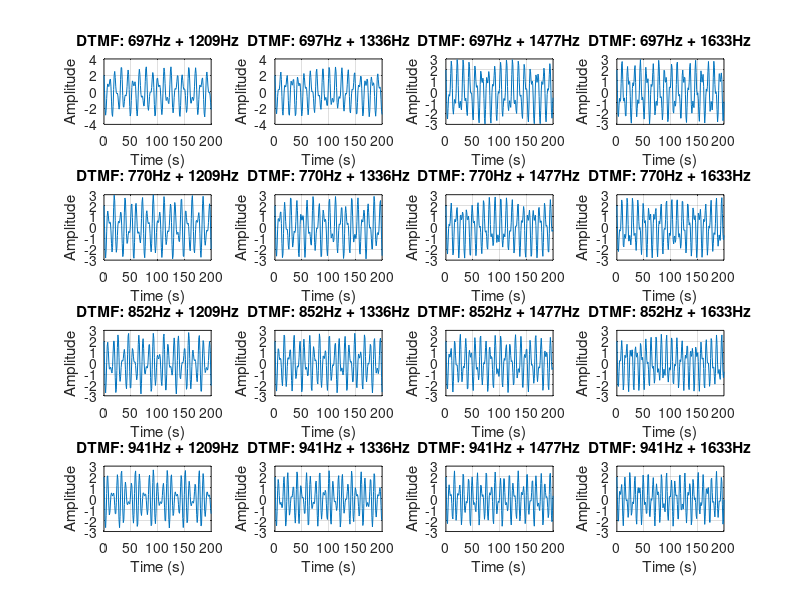
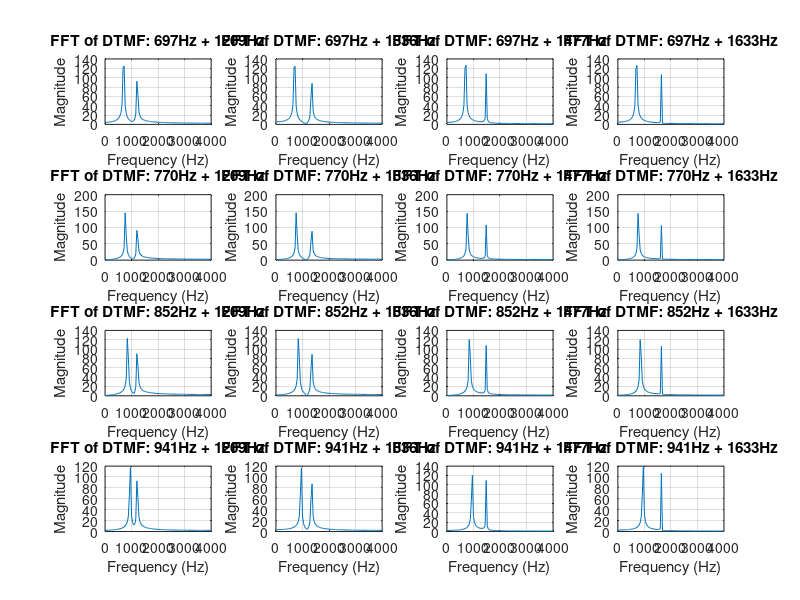

The MATLAB script that drew these images, in order:
%**********************************************************************
%  Project: DTMF
%  File: DTMF_gen_DO.m
%  Description: generate DTMF using Digtal Oscillator Method
%  Author: Ruiqi Tang
%  Timestamp:
%----------------------------------------------------------------------
% Code Revision History:
% Ver:     | Author    | Mod. Date     | Changes Made:
% v1.0.0   | R.T.      | 2024/04/16    | Initial version
%**********************************************************************
clear; clc; close all;


% frequency of the DTMF
row = [697, 770, 852, 941];
col = [1209, 1336, 1477, 1633];

% generate DTMF
fs = 8000; % sampling frequency
n = 0:200;
dtmf = zeros(1, length(n));

% generate & plot DTMF for each row and column
for i = 1:4

    for j = 1:4
        % generate DTMF
        A1 = 2 * cos(2*pi*row(i)/fs);
        A2 = 2 * cos(2*pi*col(j)/fs);

        % Generate the input impulse signal
        h = zeros(length(n)+2); 
        h(3) = 1;

        % Generate the sine signal
        x1 = zeros(1,length(n)+2);    
        x2 = zeros(1,length(n)+2);

        for k = 3:length(n)+2
            x1(k) = A1*x1(k-1) - x1(k-2) + h(k) - A1*h(k-1);
            x2(k) = A2*x2(k-1) - x2(k-2) + h(k) - A2*h(k-1);
        end
        
        % Delete initial condition components
        x1(:,1)=[]; 
        x1(:,1)=[];
        x2(:,1)=[];
        x2(:,1)=[];

        dtmf = x1 + x2;

        % plot DTMF and the FFT
        figure(1);
        subplot(4, 4, (i - 1) * 4 + j);
        plot(n, dtmf);
        title(['DTMF: ', num2str(row(i)), 'Hz + ', num2str(col(j)), 'Hz']);
        xlabel('Time (s)');
        ylabel('Amplitude');
        grid on;

        figure(2);
        subplot(4, 4, (i - 1) * 4 + j);
        dtmf_fft = fft(dtmf);
        dtmf_fft_half = dtmf_fft(1:floor(length(n) / 2) + 1);
        f = linspace(0, fs/2, floor(length(n) / 2) + 1);
        plot(f, abs(dtmf_fft_half));
        title(['FFT of DTMF: ', num2str(row(i)), 'Hz + ', num2str(col(j)), 'Hz']);
        xlabel('Frequency (Hz)');
        ylabel('Magnitude');
        grid on;

    end

end
